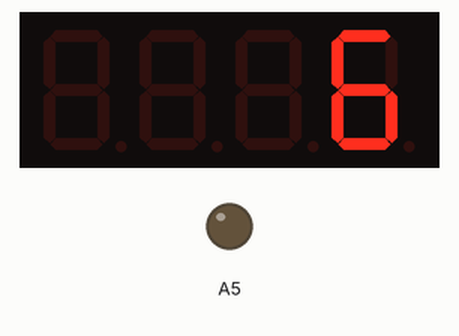
Simulated run of this sketch. Board: Arduino Uno, built with avr-gcc and run on an emulated ATmega328P. Parts: 4-digit seven-segment display, output pins drawn as LEDs (lit = HIGH). Wiring (inferred from the names in the program): 4-digit 7-segment display, segments lit when HIGH: segments A0, A1, A2, pin 2, pin 4, pin 7, pin 8, pin 13; digit selects pin 5, pin 6, pin 9, pin 10. The segment pins are drawn as the display they are named for; pins used as bus, display or sensor lines are not drawn; what the sketch prints to the serial monitor is not drawn.

Above: at 0.68 s.
At 2.33 s:
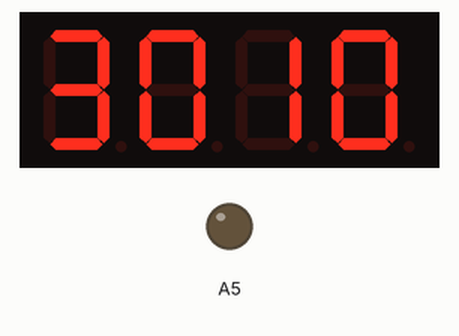
At 3.57 s:
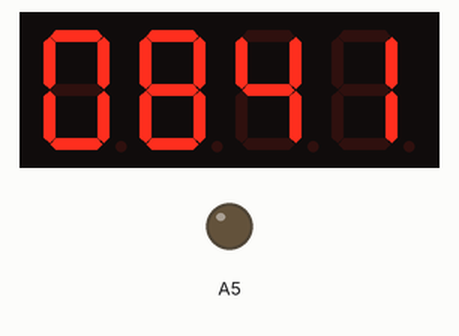
At 6.03 s:
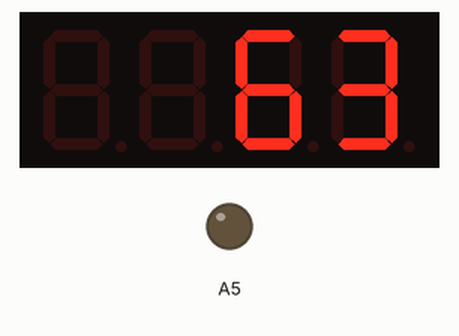
At 9.73 s:
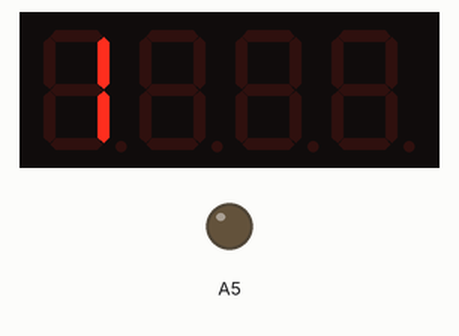
At 13.01 s:
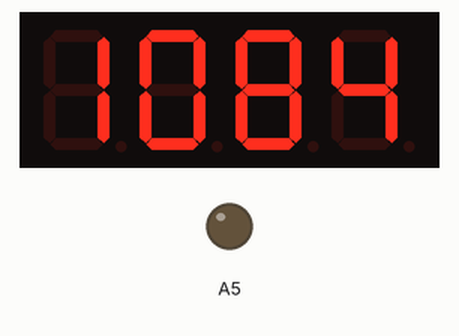

Measured:
- what the display in image 0 shows lasts 0.4 s, from 0.5 s to 0.9 s

The sketch:

11.ino
```cpp
int A = A0
    ,B = A1
    ,C = A2
    ,D = 2
    ,E = 4
    ,F = 7
    ,G = 8
    ,DP = 13
    ,D1 = 5
    ,D2 = 6
    ,D3 = 9
    ,D4 = 10;
void setup() {
  pinMode(A,OUTPUT);
  pinMode(B,OUTPUT);
  pinMode(C,OUTPUT);
  pinMode(D,OUTPUT);
  pinMode(E,OUTPUT);
  pinMode(F,OUTPUT);
  pinMode(G,OUTPUT);
  pinMode(DP,OUTPUT);
  pinMode(12,INPUT_PULLUP);
  pinMode(D1,OUTPUT);
  pinMode(D2,OUTPUT);
  pinMode(D3,OUTPUT);
  pinMode(D4,OUTPUT);
  Serial.begin(9600);
  pinMode(A5,OUTPUT);
}
void loop() {

  //Serial.println(analogRead(A5));

  displayNumber1();


}
void displaySegment(int n){
  switch(n){
    case 1:
    digitalWrite(A,LOW);
    digitalWrite(B,HIGH);
    digitalWrite(C,HIGH);
    digitalWrite(D,LOW);
    digitalWrite(E,LOW);
    digitalWrite(F,LOW);
    digitalWrite(G,LOW);
    break;

      case 2:
    digitalWrite(A,HIGH);
    digitalWrite(B,HIGH);
    digitalWrite(C,LOW);
    digitalWrite(D,HIGH);
    digitalWrite(E,HIGH);
    digitalWrite(F,LOW);
    digitalWrite(G,HIGH);
    break;

       case 3:
    digitalWrite(A,HIGH);
    digitalWrite(B,HIGH);
    digitalWrite(C,HIGH);
    digitalWrite(D,HIGH);
    digitalWrite(E,LOW);
    digitalWrite(F,LOW);
    digitalWrite(G,HIGH);
    break;

     case 4:
    digitalWrite(A,LOW);
    digitalWrite(B,HIGH);
    digitalWrite(C,HIGH);
    digitalWrite(D,LOW);
    digitalWrite(E,LOW);
    digitalWrite(F,HIGH);
    digitalWrite(G,HIGH);
    break;

     case 5:
    digitalWrite(A,HIGH);
    digitalWrite(B,LOW);
    digitalWrite(C,HIGH);
    digitalWrite(D,HIGH);
    digitalWrite(E,LOW);
    digitalWrite(F,HIGH);
    digitalWrite(G,HIGH);
    break;

     case 6:
    digitalWrite(A,HIGH);
    digitalWrite(B,LOW);
    digitalWrite(C,HIGH);
    digitalWrite(D,HIGH);
    digitalWrite(E,HIGH);
    digitalWrite(F,HIGH);
    digitalWrite(G,HIGH);
    break;

     case 7:
    digitalWrite(A,HIGH);
    digitalWrite(B,HIGH);
    digitalWrite(C,HIGH);
    digitalWrite(D,LOW);
    digitalWrite(E,LOW);
    digitalWrite(F,LOW);
    digitalWrite(G,LOW);
    break;

     case 8:
    digitalWrite(A,HIGH);
    digitalWrite(B,HIGH);
    digitalWrite(C,HIGH);
    digitalWrite(D,HIGH);
    digitalWrite(E,HIGH);
    digitalWrite(F,HIGH);
    digitalWrite(G,HIGH);
    break;

     case 9:
    digitalWrite(A,HIGH);
    digitalWrite(B,HIGH);
    digitalWrite(C,HIGH);
    digitalWrite(D,HIGH);
    digitalWrite(E,LOW);
    digitalWrite(F,HIGH);
    digitalWrite(G,HIGH);
    break;

     case 0:
    digitalWrite(A,HIGH);
    digitalWrite(B,HIGH);
    digitalWrite(C,HIGH);
    digitalWrite(D,HIGH);
    digitalWrite(E,HIGH);
    digitalWrite(F,HIGH);
    digitalWrite(G,LOW);
    break;
  }

}

void displayNumber1(){
 //9//
    for(int i = 0;i <20;i++){
  for(int digit = 1;digit<= 4;digit ++){
    int a;
    a= digit;

   Serial.println(a);

    switch(digit){
      case 1: displaySegment(0);
      break;
      case 2: displaySegment(0);
      break;
      case 3: displaySegment(0);
      break;
      case 4: displaySegment(0);
      break;

    }
    //analogWrite(5,analogRead(A5));

        switch(digit){
      case 1 :
      digitalWrite(D1,LOW);
      break;
      case 2 :
      digitalWrite(D2,LOW);
      break;
      case 3 :
      digitalWrite(D3,LOW);
      break;
      case 4 :
      digitalWrite(D4,LOW);
      break;
    }
    delay(5);
  digitalWrite(D1,LOW);
  digitalWrite(D2,LOW);
  digitalWrite(D3,LOW);
  digitalWrite(D4,LOW);
  }
  }
      //10//
    for(int i = 0;i <20;i++){
  for(int digit = 1;digit<= 4;digit ++){
    int a;
    a= digit;

   Serial.println(a);

    switch(digit){
      case 1: displaySegment(0);
      break;
      case 2: displaySegment(0);
      break;
      case 3: displaySegment(0);
      break;
      case 4: displaySegment(6);
      break;

    }
    //analogWrite(5,analogRead(A5));

        switch(digit){
      case 1 :
      digitalWrite(D1,LOW);
      break;
      case 2 :
      digitalWrite(D2,LOW);
      break;
      case 3 :
      digitalWrite(D3,LOW);
      break;
      case 4 :
      digitalWrite(D4,HIGH);
      break;
    }
    delay(5);
  digitalWrite(D1,LOW);
  digitalWrite(D2,LOW);
  digitalWrite(D3,LOW);
  digitalWrite(D4,LOW);
  }
  }
    //11//
    for(int i = 0;i <20;i++){
  for(int digit = 1;digit<= 4;digit ++){
    int a;
    a= digit;

   Serial.println(a);

    switch(digit){
      case 1: displaySegment(0);
      break;
      case 2: displaySegment(0);
      break;
      case 3: displaySegment(6);
      break;
      case 4: displaySegment(3);
      break;

    }
    //analogWrite(5,analogRead(A5));

        switch(digit){
      case 1 :
      digitalWrite(D1,LOW);
      break;
      case 2 :
      digitalWrite(D2,LOW);
      break;
      case 3 :
      digitalWrite(D3,HIGH);
      break;
      case 4 :
      digitalWrite(D4,HIGH);
      break;
    }
    delay(5);
  digitalWrite(D1,LOW);
  digitalWrite(D2,LOW);
  digitalWrite(D3,LOW);
  digitalWrite(D4,LOW);
  }
  }
    //12//
    for(int i = 0;i <20;i++){
  for(int digit = 1;digit<= 4;digit ++){
    int a;
    a= digit;

   Serial.println(a);

    switch(digit){
      case 1: displaySegment(0);
      break;
      case 2: displaySegment(6);
      break;
      case 3: displaySegment(3);
      break;
      case 4: displaySegment(0);
      break;

    }
    //analogWrite(5,analogRead(A5));

        switch(digit){
      case 1 :
      digitalWrite(D1,LOW);
      break;
      case 2 :
      digitalWrite(D2,HIGH);
      break;
      case 3 :
      digitalWrite(D3,HIGH);
      break;
      case 4 :
      digitalWrite(D4,HIGH);
      break;
    }
    delay(5);
  digitalWrite(D1,LOW);
  digitalWrite(D2,LOW);
  digitalWrite(D3,LOW);
  digitalWrite(D4,LOW);
  }
  }

  for(int i = 0;i <20;i++){
  for(int digit = 1;digit<= 4;digit ++){
    int a;
    a= digit;

   Serial.println(a);

    switch(digit){
      case 1: displaySegment(6);
      break;
      case 2: displaySegment(3);
      break;
      case 3: displaySegment(0);
      break;
      case 4: displaySegment(1);
      break;

    }
    //analogWrite(5,analogRead(A5));

        switch(digit){
      case 1 :
      digitalWrite(D1,HIGH);
      break;
      case 2 :
      digitalWrite(D2,HIGH);
      break;
      case 3 :
      digitalWrite(D3,HIGH);
      break;
      case 4 :
      digitalWrite(D4,HIGH);
      break;
    }
    delay(5);
  digitalWrite(D1,LOW);
  digitalWrite(D2,LOW);
  digitalWrite(D3,LOW);
  digitalWrite(D4,LOW);
  }
  }

  //2//
    for(int i = 0;i <20;i++){
  for(int digit = 1;digit<= 4;digit ++){
    int a;
    a= digit;

   Serial.println(a);

    switch(digit){
      case 1: displaySegment(3);
      break;
      case 2: displaySegment(0);
      break;
      case 3: displaySegment(1);
      break;
      case 4: displaySegment(0);
      break;

    }
    //analogWrite(5,analogRead(A5));

        switch(digit){
      case 1 :
      digitalWrite(D1,HIGH);
      break;
      case 2 :
      digitalWrite(D2,HIGH);
      break;
      case 3 :
      digitalWrite(D3,HIGH);
      break;
      case 4 :
      digitalWrite(D4,HIGH);
      break;
    }
    delay(5);
  digitalWrite(D1,LOW);
  digitalWrite(D2,LOW);
  digitalWrite(D3,LOW);
  digitalWrite(D4,LOW);
  }
  }

  //3//
    for(int i = 0;i <20;i++){
  for(int digit = 1;digit<= 4;digit ++){
    int a;
    a= digit;

   Serial.println(a);

    switch(digit){
      case 1: displaySegment(0);
      break;
      case 2: displaySegment(1);
      break;
      case 3: displaySegment(0);
      break;
      case 4: displaySegment(8);
      break;

    }
    //analogWrite(5,analogRead(A5));

        switch(digit){
      case 1 :
      digitalWrite(D1,HIGH);
      break;
      case 2 :
      digitalWrite(D2,HIGH);
      break;
      case 3 :
      digitalWrite(D3,HIGH);
      break;
      case 4 :
      digitalWrite(D4,HIGH);
      break;
    }
    delay(5);
  digitalWrite(D1,LOW);
  digitalWrite(D2,LOW);
  digitalWrite(D3,LOW);
  digitalWrite(D4,LOW);
  }
  }
   //4//
    for(int i = 0;i <20;i++){
  for(int digit = 1;digit<= 4;digit ++){
    int a;
    a= digit;

   Serial.println(a);

    switch(digit){
      case 1: displaySegment(1);
      break;
      case 2: displaySegment(0);
      break;
      case 3: displaySegment(8);
      break;
      case 4: displaySegment(4);
      break;

    }
    //analogWrite(5,analogRead(A5));

        switch(digit){
      case 1 :
      digitalWrite(D1,HIGH);
      break;
      case 2 :
      digitalWrite(D2,HIGH);
      break;
      case 3 :
      digitalWrite(D3,HIGH);
      break;
      case 4 :
      digitalWrite(D4,HIGH);
      break;
    }
    delay(5);
  digitalWrite(D1,LOW);
  digitalWrite(D2,LOW);
  digitalWrite(D3,LOW);
  digitalWrite(D4,LOW);
  }
  }
   //5//
    for(int i = 0;i <20;i++){
  for(int digit = 1;digit<= 4;digit ++){
    int a;
    a= digit;

   Serial.println(a);

    switch(digit){
      case 1: displaySegment(0);
      break;
      case 2: displaySegment(8);
      break;
      case 3: displaySegment(4);
      break;
      case 4: displaySegment(1);
      break;

    }
    //analogWrite(5,analogRead(A5));

        switch(digit){
      case 1 :
      digitalWrite(D1,HIGH);
      break;
      case 2 :
      digitalWrite(D2,HIGH);
      break;
      case 3 :
      digitalWrite(D3,HIGH);
      break;
      case 4 :
      digitalWrite(D4,HIGH);
      break;
    }
    delay(5);
  digitalWrite(D1,LOW);
  digitalWrite(D2,LOW);
  digitalWrite(D3,LOW);
  digitalWrite(D4,LOW);
  }
  }
  //6//
    for(int i = 0;i <20;i++){
  for(int digit = 1;digit<= 4;digit ++){
    int a;
    a= digit;

   Serial.println(a);

    switch(digit){
      case 1: displaySegment(8);
      break;
      case 2: displaySegment(4);
      break;
      case 3: displaySegment(1);
      break;
      case 4: displaySegment(0);
      break;

    }
    //analogWrite(5,analogRead(A5));

        switch(digit){
      case 1 :
      digitalWrite(D1,HIGH);
      break;
      case 2 :
      digitalWrite(D2,HIGH);
      break;
      case 3 :
      digitalWrite(D3,HIGH);
      break;
      case 4 :
      digitalWrite(D4,LOW);
      break;
    }
    delay(5);
  digitalWrite(D1,LOW);
  digitalWrite(D2,LOW);
  digitalWrite(D3,LOW);
  digitalWrite(D4,LOW);
  }
  }
  //7//
    for(int i = 0;i <20;i++){
  for(int digit = 1;digit<= 4;digit ++){
    int a;
    a= digit;

   Serial.println(a);

    switch(digit){
      case 1: displaySegment(4);
      break;
      case 2: displaySegment(1);
      break;
      case 3: displaySegment(0);
      break;
      case 4: displaySegment(0);
      break;

    }
    //analogWrite(5,analogRead(A5));

        switch(digit){
      case 1 :
      digitalWrite(D1,HIGH);
      break;
      case 2 :
      digitalWrite(D2,HIGH);
      break;
      case 3 :
      digitalWrite(D3,LOW);
      break;
      case 4 :
      digitalWrite(D4,LOW);
      break;
    }
    delay(5);
  digitalWrite(D1,LOW);
  digitalWrite(D2,LOW);
  digitalWrite(D3,LOW);
  digitalWrite(D4,LOW);
  }
  }
    //8//
    for(int i = 0;i <20;i++){
  for(int digit = 1;digit<= 4;digit ++){
    int a;
    a= digit;

   Serial.println(a);

    switch(digit){
      case 1: displaySegment(1);
      break;
      case 2: displaySegment(0);
      break;
      case 3: displaySegment(0);
      break;
      case 4: displaySegment(0);
      break;

    }
    //analogWrite(5,analogRead(A5));

        switch(digit){
      case 1 :
      digitalWrite(D1,HIGH);
      break;
      case 2 :
      digitalWrite(D2,LOW);
      break;
      case 3 :
      digitalWrite(D3,LOW);
      break;
      case 4 :
      digitalWrite(D4,LOW);
      break;
    }
    delay(5);
  digitalWrite(D1,LOW);
  digitalWrite(D2,LOW);
  digitalWrite(D3,LOW);
  digitalWrite(D4,LOW);
  }
  }

}
```
